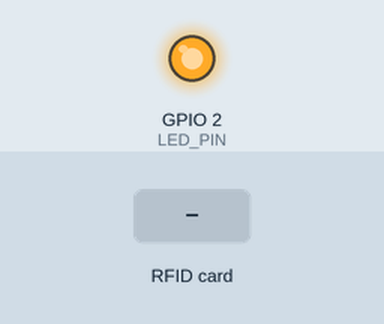
Simulated run of this program. Board: ESP32. Parts: output pins drawn as LEDs (lit = HIGH). Inputs (shaded band) come from the test bench. What the program prints to the serial monitor is not drawn.

Above: at 1.1 s.
At 3.0 s:
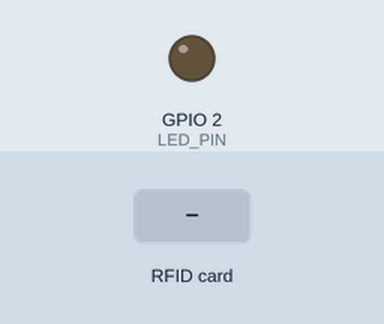
3.1 s: RFID card 5E 7A 19 C4 held to the reader
Timing chart, 0 to 10.6 s (numbered marks = the images above; inputs shaded):
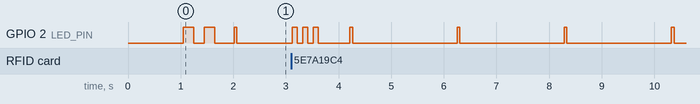

The program:

main.cpp
```cpp
#include <SPI.h>
#include <MFRC522.h>

// RC522 wiring for ESP32 (updated to free GPIO 2 for onboard LED)
#define SS_PIN   5    // SDA/SS -> GPIO 5
#define RST_PIN  22   // RST -> GPIO 22 (move your RC522 RST wire here)

// Onboard LED is typically on GPIO 2 on many ESP32 dev boards
#define LED_PIN 2

MFRC522 rfid(SS_PIN, RST_PIN);
unsigned long lastHeartbeat = 0; // for 2-second LED heartbeat

void blinkSuccess(uint8_t times = 3, uint16_t onMs = 100, uint16_t offMs = 100) {
  for (uint8_t i = 0; i < times; i++) {
    digitalWrite(LED_PIN, HIGH);
    delay(onMs);
    digitalWrite(LED_PIN, LOW);
    delay(offMs);
  }
}

void setup() {
  // Initialize LED
  pinMode(LED_PIN, OUTPUT);
  digitalWrite(LED_PIN, LOW);

  // Initialize Serial for USB communication
  Serial.begin(115200);
  delay(1000); // Give serial time to initialize

  Serial.println("ESP32_BOOT_OK");
  Serial.println("RFID_INITIALIZING");

  // Initialize SPI and RC522
  SPI.begin();               // ESP32 VSPI defaults: SCK=18, MISO=19, MOSI=23
  rfid.PCD_Init();           // Initialize RC522

  // Test RC522 communication
  byte version = rfid.PCD_ReadRegister(rfid.VersionReg);
  if (version == 0x00 || version == 0xFF) {
    Serial.println("RC522_ERROR");
    while(1) {
      blinkSuccess(10, 50, 50); // Fast blink for error
      delay(1000);
    }
  } else {
    Serial.println("RC522_OK");
    Serial.println("RFID_READY");
  }

  // Brief startup blink
  blinkSuccess(2, 200, 200);
}

void loop() {
  // Heartbeat: brief blink every ~2 seconds to show firmware is alive
  unsigned long now = millis();
  if (now - lastHeartbeat >= 2000) {
    lastHeartbeat = now;
    digitalWrite(LED_PIN, HIGH);
    delay(50);
    digitalWrite(LED_PIN, LOW);
  }

  // Look for new cards
  if (!rfid.PICC_IsNewCardPresent() || !rfid.PICC_ReadCardSerial()) {
    delay(30);
    return;
  }

  // Build UID as uppercase hex without separators (e.g., 04A3BC1D)
  String uid = "";
  for (byte i = 0; i < rfid.uid.size; i++) {
    if (rfid.uid.uidByte[i] < 0x10) uid += "0";
    uid += String(rfid.uid.uidByte[i], HEX);
  }
  uid.toUpperCase();

  // Send UID in a format the website can easily parse
  Serial.print("RFID:");
  Serial.println(uid);

  // Blink LED 3 times to indicate successful read
  blinkSuccess(3, 100, 100);

  // Halt PICC and stop encryption on PCD to be ready for next card
  rfid.PICC_HaltA();
  rfid.PCD_StopCrypto1();

  // Small delay to avoid flooding the same UID repeatedly
  delay(500);
}
```
